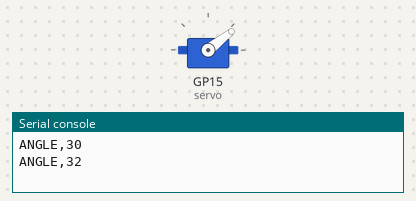
Recording of a program running on a simulated Raspberry Pi Pico running MicroPython. Shown: servo, the last lines printed to the serial console. Servo angles are drawn from the pulse width (0.5 ms = 0°, 2.5 ms = 180°).

Above: at 1.05 s.
At 2.0 s:
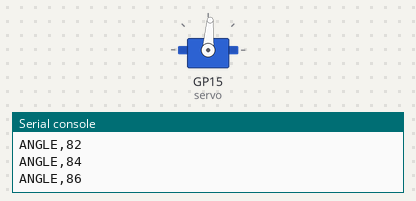
At 3.0 s:
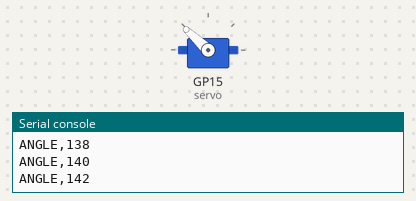
At 5.0 s:
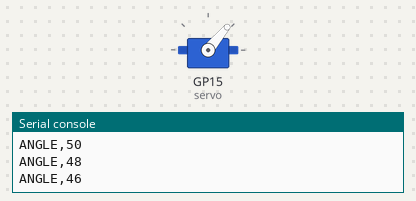
Timing chart, 0 to 6.6 s (numbered marks = the images above):
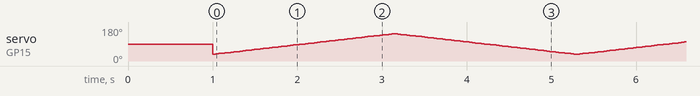

The program:

servo_test.py
```python
"""Slow, conservative SG90 servo test for a Raspberry Pi Pico.

Wiring used by this test:
    SG90 brown  -> Pico GND (physical pin 38)
    SG90 red    -> Pico VBUS (physical pin 40, 5 V from USB)
    SG90 orange -> Pico GP15 (physical pin 20)

Run with MicroPython. Keep the servo horn clear while powering on.
"""

from machine import Pin, PWM
from time import sleep_ms


SERVO_PIN = 15
PWM_FREQUENCY_HZ = 50
MIN_ANGLE = 30
MAX_ANGLE = 150
STEP_DEGREES = 2
STEP_DELAY_MS = 35

# Conservative SG90 pulse range. Avoids forcing the servo against its stops.
MIN_PULSE_US = 600
MAX_PULSE_US = 2400
PWM_PERIOD_US = 20_000


servo = PWM(Pin(SERVO_PIN))
servo.freq(PWM_FREQUENCY_HZ)


def set_angle(angle):
    """Move the servo to an angle between 0 and 180 degrees."""
    angle = max(0, min(180, angle))
    pulse_us = MIN_PULSE_US + (
        (MAX_PULSE_US - MIN_PULSE_US) * angle // 180
    )
    duty_u16 = pulse_us * 65_535 // PWM_PERIOD_US
    servo.duty_u16(duty_u16)


def sweep():
    """Sweep slowly between conservative endpoints."""
    while True:
        for angle in range(MIN_ANGLE, MAX_ANGLE + 1, STEP_DEGREES):
            set_angle(angle)
            print("ANGLE,{}".format(angle))
            sleep_ms(STEP_DELAY_MS)

        for angle in range(MAX_ANGLE, MIN_ANGLE - 1, -STEP_DEGREES):
            set_angle(angle)
            print("ANGLE,{}".format(angle))
            sleep_ms(STEP_DELAY_MS)


try:
    set_angle(90)
    sleep_ms(1000)
    sweep()
finally:
    servo.deinit()
```
